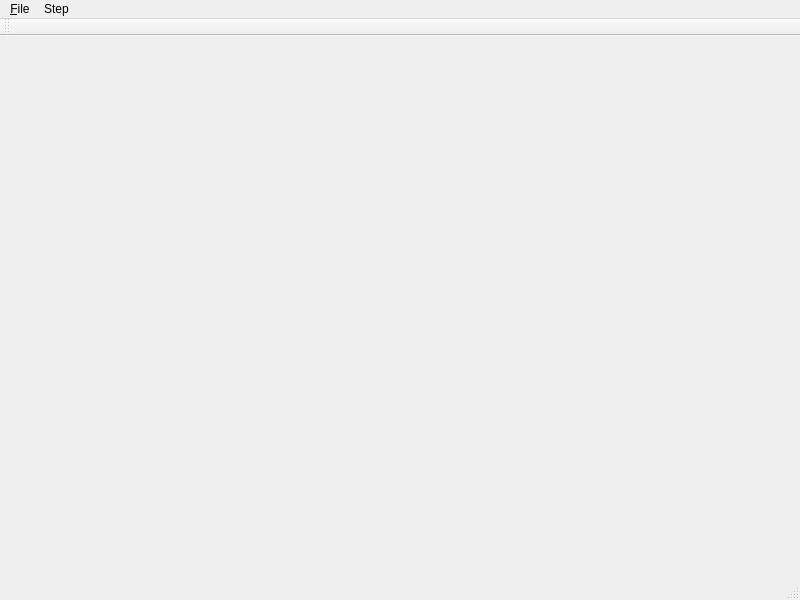
<?xml version="1.0" encoding="UTF-8"?>
<ui version="4.0">
 <class>MainWindowClass</class>
 <widget class="QMainWindow" name="MainWindowClass">
  <property name="geometry">
   <rect>
    <x>0</x>
    <y>0</y>
    <width>800</width>
    <height>600</height>
   </rect>
  </property>
  <property name="windowTitle">
   <string>Sketch Application</string>
  </property>
  <widget class="QWidget" name="centralWidget"/>
  <widget class="QMenuBar" name="menuBar">
   <property name="geometry">
    <rect>
     <x>0</x>
     <y>0</y>
     <width>800</width>
     <height>21</height>
    </rect>
   </property>
   <widget class="QMenu" name="menuFile">
    <property name="title">
     <string>&amp;File</string>
    </property>
    <addaction name="actionNewSketch"/>
    <addaction name="separator"/>
    <addaction name="actionSaveImage"/>
    <addaction name="separator"/>
    <addaction name="actionLoadCamera"/>
    <addaction name="actionSaveCamera"/>
    <addaction name="actionResetCamera"/>
    <addaction name="separator"/>
    <addaction name="actionExit"/>
   </widget>
   <widget class="QMenu" name="menuStep">
    <property name="title">
     <string>Step</string>
    </property>
    <addaction name="actionStepFloor"/>
    <addaction name="actionStepWindow"/>
   </widget>
   <addaction name="menuFile"/>
   <addaction name="menuStep"/>
  </widget>
  <widget class="QToolBar" name="mainToolBar">
   <attribute name="toolBarArea">
    <enum>TopToolBarArea</enum>
   </attribute>
   <attribute name="toolBarBreak">
    <bool>false</bool>
   </attribute>
  </widget>
  <widget class="QStatusBar" name="statusBar"/>
  <action name="actionExit">
   <property name="text">
    <string>&amp;Exit</string>
   </property>
   <property name="shortcut">
    <string>Ctrl+Q</string>
   </property>
  </action>
  <action name="actionGreedyInverse">
   <property name="text">
    <string>&amp;Greedy Inverse</string>
   </property>
   <property name="shortcut">
    <string>Ctrl+I</string>
   </property>
  </action>
  <action name="actionSaveImage">
   <property name="text">
    <string>Save Image</string>
   </property>
   <property name="shortcut">
    <string>Ctrl+S</string>
   </property>
  </action>
  <action name="actionModeSketch">
   <property name="checkable">
    <bool>true</bool>
   </property>
   <property name="checked">
    <bool>true</bool>
   </property>
   <property name="text">
    <string>Sketch</string>
   </property>
  </action>
  <action name="actionMode3DView">
   <property name="checkable">
    <bool>true</bool>
   </property>
   <property name="text">
    <string>3D View</string>
   </property>
  </action>
  <action name="actionRandomGeneration_2">
   <property name="text">
    <string>Random Generation</string>
   </property>
  </action>
  <action name="actionRandomGeneration">
   <property name="text">
    <string>&amp;Random Generation</string>
   </property>
   <property name="shortcut">
    <string>Ctrl+R</string>
   </property>
  </action>
  <action name="actionLoadSketch">
   <property name="text">
    <string>&amp;Load Sketch</string>
   </property>
   <property name="shortcut">
    <string>Ctrl+O</string>
   </property>
  </action>
  <action name="actionSaveSketch">
   <property name="text">
    <string>&amp;Save Sketch</string>
   </property>
   <property name="shortcut">
    <string>Ctrl+S</string>
   </property>
  </action>
  <action name="actionNewSketch">
   <property name="text">
    <string>&amp;New Sketch</string>
   </property>
   <property name="shortcut">
    <string>Ctrl+N</string>
   </property>
  </action>
  <action name="actionPenColorBranch">
   <property name="checkable">
    <bool>true</bool>
   </property>
   <property name="text">
    <string>Branch</string>
   </property>
  </action>
  <action name="actionPenColorLeaf">
   <property name="checkable">
    <bool>true</bool>
   </property>
   <property name="text">
    <string>Leaf</string>
   </property>
  </action>
  <action name="actionPenWidth20">
   <property name="checkable">
    <bool>true</bool>
   </property>
   <property name="text">
    <string>20</string>
   </property>
  </action>
  <action name="actionPenWidth10">
   <property name="checkable">
    <bool>true</bool>
   </property>
   <property name="text">
    <string>10</string>
   </property>
  </action>
  <action name="actionPenWidth5">
   <property name="checkable">
    <bool>true</bool>
   </property>
   <property name="text">
    <string>5</string>
   </property>
  </action>
  <action name="actionLoadCamera">
   <property name="text">
    <string>Load Camera</string>
   </property>
  </action>
  <action name="actionSaveCamera">
   <property name="text">
    <string>Save Camera</string>
   </property>
  </action>
  <action name="actionResetCamera">
   <property name="text">
    <string>Reset Camera</string>
   </property>
   <property name="shortcut">
    <string>Ctrl+R</string>
   </property>
  </action>
  <action name="actionOptions">
   <property name="text">
    <string>Options</string>
   </property>
  </action>
  <action name="actionStepFloor">
   <property name="checkable">
    <bool>true</bool>
   </property>
   <property name="text">
    <string>Floor</string>
   </property>
  </action>
  <action name="actionStepWindow">
   <property name="checkable">
    <bool>true</bool>
   </property>
   <property name="text">
    <string>Window</string>
   </property>
  </action>
 </widget>
 <layoutdefault spacing="6" margin="11"/>
 <resources>
  <include location="MainWindow.qrc"/>
 </resources>
 <connections/>
</ui>
